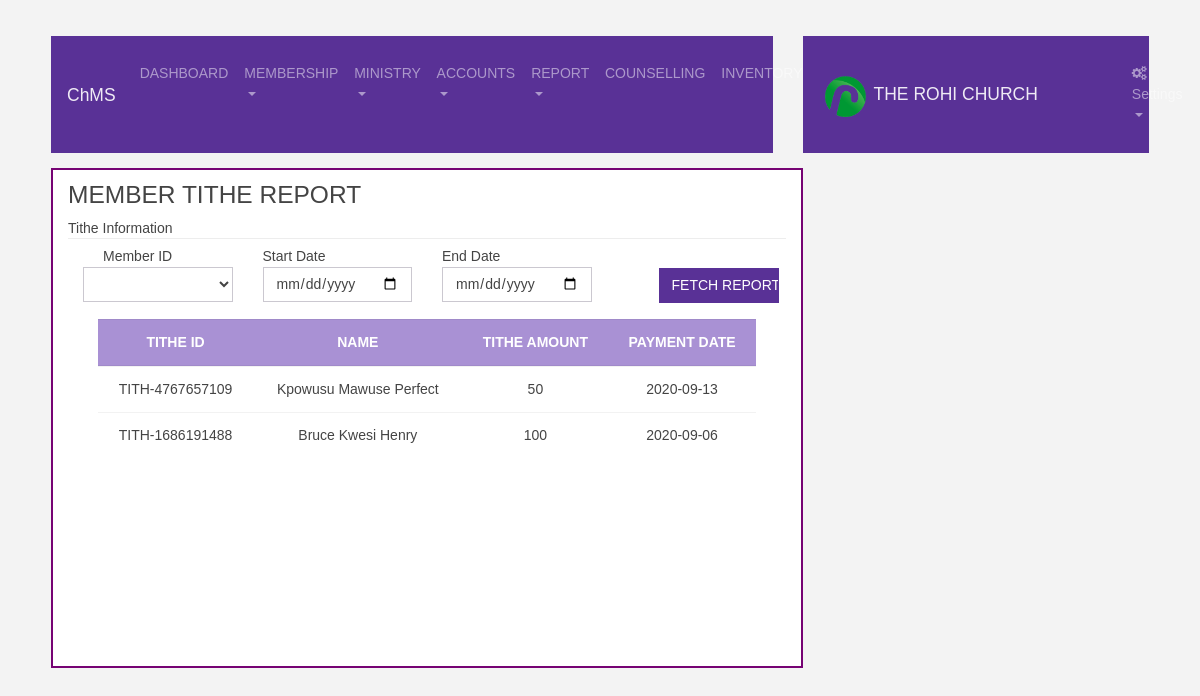
Screenshot of /tithe_report.php (signed in) with the database file from the repository.
### tables this page shows
CREATE TABLE `tithe` (
  `id` int(11) NOT NULL,
  `member_id` varchar(200) NOT NULL,
  `tithe_id` varchar(255) NOT NULL,
  `tithe_amount` varchar(255) NOT NULL,
  `tithe_date` date NOT NULL,
  `doe` timestamp NOT NULL DEFAULT current_timestamp() ON UPDATE current_timestamp()
);

CREATE TABLE `membership_tb` (
  `id` int(11) NOT NULL,
  `member_id` varchar(255) DEFAULT NULL,
  `last_name` varchar(255) DEFAULT NULL,
  `first_name` varchar(255) DEFAULT NULL,
  `other_name` varchar(255) DEFAULT NULL,
  `full_name` varchar(255) DEFAULT NULL,
  `dob` date DEFAULT NULL,
  `gender` varchar(255) DEFAULT NULL,
  `residential_address` varchar(255) DEFAULT NULL,
  `postal_address` varchar(255) DEFAULT NULL,
  `home_town` varchar(255) DEFAULT NULL,
  `phone_number` varchar(255) DEFAULT NULL,
  `nationality` varchar(255) DEFAULT NULL,
  `place_of_birth` varchar(255) DEFAULT NULL,
  `occupation` varchar(255) DEFAULT NULL,
  `marital_status` varchar(255) DEFAULT NULL,
  `email` varchar(255) DEFAULT NULL,
  `group_name` varchar(255) DEFAULT NULL,
  `baptism_status` varchar(255) DEFAULT NULL,
  `confirmation_status` varchar(255) DEFAULT NULL,
  `membership_type` varchar(255) DEFAULT NULL,
  `parental_name` varchar(255) DEFAULT NULL,
  `parental_status` varchar(255) DEFAULT NULL,
  `position` varchar(255) DEFAULT NULL,
  `member_status` varchar(255) DEFAULT NULL,
  `invited_by` varchar(255) DEFAULT NULL,
  `member_image` varchar(255) DEFAULT NULL,
  `doe` timestamp NOT NULL DEFAULT current_timestamp() ON UPDATE current_timestamp()
);

### assets/core/connection.php (called while the page is built, shortened)
<?php
$username = DB_USER;
$password = DB_PASSWORD;
$dbname = DB_NAME;
$port_number = 3306;
try{
	$db = new PDO("mysql:host=localhost;port=".$port_number.";dbname=$dbname", "$username", "$password");
	$db->setAttribute(PDO::ATTR_ERRMODE, PDO::ERRMODE_EXCEPTION);
}
catch(PDOException $e){
	echo 'ERROR: ' . $e->getMessage();
}
 	function select($sql, $fetchMode = PDO::FETCH_ASSOC){
        global $db;
        $stmt = $db->prepare($sql);
        $ok = $stmt->execute();
        return $stmt->fetchAll($fetchMode);
     }
?>

### tithe_report.php (the view, shortened to what this page needs)
<?php
include 'layout/head.php';
  if(isset($_POST['fetch_report'])){
    $m_id = filter_input(INPUT_POST,'m_id',FILTER_SANITIZE_STRING);
    $start = filter_input(INPUT_POST,'start_date',FILTER_SANITIZE_STRING);
    $end =  filter_input(INPUT_POST,'end_date',FILTER_SANITIZE_STRING);
  $get_welfare = select("SELECT * FROM tithe WHERE doe BETWEEN '".$start."' AND '".$end."' && member_id='".$m_id."' ");
}else{
      $get_welfare = select("SELECT * FROM tithe");
  }
?>
<div class="container-fluid">
    <div class="row">
        <div class="col-md-8" style="margin-left:15px;margin-top:15px;margin-bottom:0px;border:2px solid #760373;height:500px;padding-top:10px;background-color:#fff;">
            <h3>MEMBER TITHE REPORT</h3>
         <form method="POST" action="">
  <ul class="nav nav-tabs">
  <li class="nav-item"
  <a class="nav-link active show" data-toggle="tab" href="#home">Tithe Information
  </li>
 </ul>
</form>
<div id="myTabContent" class="tab-content">
    <form action="" method="post" enctype="multipart/form-data">
   <div class="tab-pane fade active show" id="home">
      <div class="container-fluid">
        <div class="row" style="padding-top:1%;">
           <div class="col-md-3" style="z-index:1;">
               <label style="margin-left:20px;margin-bottom:-2px;">Member ID</label> <select name="m_id" class="form-control" ><option></option><?php $s_mem = select("select * from membership_tb"); foreach($s_mem as $smem){ ?><option value="<?php echo $smem['member_id']; ?>"><?php echo $smem['full_name']; ?></option><?php } ?></select>
      </div>
   <div class="col-md-3" style="z-index:1;">
        Start Date <input type="date" name="start_date" class="form-control" />
      </div>
      <div class="col-md-3" style="z-index:1">
        End Date <input type="date" name="end_date" class="form-control" />
      </div>
      <div class="col-md-3 move" style="z-index:2;">
       <input type="submit" name="fetch_report" class="btn btn-primary" style="margin-top:22px;width:120px;margin-left:37px; "  value="FETCH REPORT">
      </div>
          </div>
      </div>
  </div>
  <div class="container" style="text-align:center;overflow:scroll; height:340px;">
    <div class="col-md-12">
      <table class="table table-stripped">
        <thead class="thead-dark">
        <tr>
<th>TITHE ID</th>
<th>NAME</th>
  <th>TITHE AMOUNT</th>
    <th>PAYMENT DATE</th>
        </thead>
    <?php if(count($get_welfare) > 0){ ?>
        <tbody>
       <?php foreach($get_welfare as $get_welfares){
        $grab_nome = select("SELECT * FROM membership_tb WHERE member_id ='".$get_welfares['member_id']."' ");
        foreach($grab_nome as $grab_nomes){}?>
      <tr>
          <td><?php echo @$get_welfares['tithe_id'];?></td>
          <td><?php echo @$grab_nomes['full_name'];?></td>
          <td><?php echo @$get_welfares['tithe_amount'];?></td>
          <td><?php echo @$get_welfares['tithe_date'];?></td>
        </tr>
        <?php } ?>
         </tbody>
       <?php }else{echo "<p class='btn btn-danger'>No record found</p>"; } ?>
</table>
  </div></div>
  </div>
</div>
        </div>
        <div class="col-md-4"></div>
    </div>
<br><br><br><br><br><br>
<?php
include 'layout/foot.php';
?>

### assets/css1/dash.css (style rules this page uses)
body { font-family: Arial; }

### layout/head.php (style rules this page uses)
body { padding:3%; background-color: rgba(234, 234, 234, 0.53); }

### rows the page displays
tithe: tithe "TITH-4767657109", membership_tb.full_name "Kpowusu Mawuse Perfect", tithe_amount "50", tithe_date "2020-09-13"
tithe: tithe "TITH-1686191488", membership_tb.full_name "Bruce Kwesi Henry", tithe_amount "100", tithe_date "2020-09-06"
